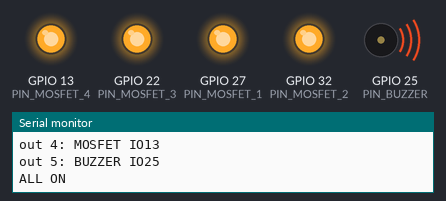
Bench run of a sketch on a simulated ESP32. Shown: output pins drawn as LEDs (lit = HIGH), buzzer (waves = sounding, pin HIGH), the last lines printed to the serial monitor.

Above: at 2.7 s.
At 7.7 s:
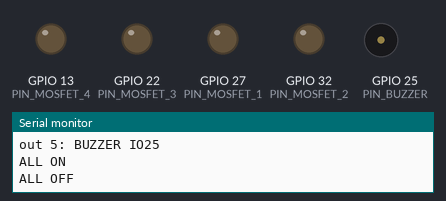
Timing chart, 0 to 13.2 s (numbered marks = the images above):
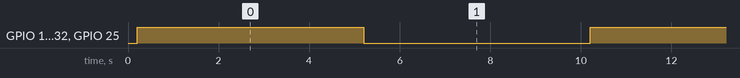

The sketch:

SDR1132-code-mosfet-test-1.ino
```cpp
/*
 * SDR1132 - MOSFET & buzzer output test (ESP32)
 *
 * Sequence: ALL outputs are switched ON together for 5 s, then
 *           ALL outputs are switched OFF together for 5 s.
 *           Repeats, unless REPEAT_CYCLE is set to 0.
 *
 * Outputs (from SDR1132-dat.md):
 *   MOSFET 1 -> IO27
 *   MOSFET 2 -> IO32
 *   MOSFET 3 -> IO22
 *   MOSFET 4 -> IO13
 *   BUZZER   -> IO25
 *
 * Outputs are driven active-HIGH (HIGH = ON).
 * Set ACTIVE_LOW to 1 if your driver stage is inverted.
 */

// ---- Output pins ----
const uint8_t PIN_MOSFET_1 = 27;
const uint8_t PIN_MOSFET_2 = 32;
const uint8_t PIN_MOSFET_3 = 22;
const uint8_t PIN_MOSFET_4 = 13;
const uint8_t PIN_BUZZER   = 25;

// 1 = outputs are active-LOW (inverted driver)
#define ACTIVE_LOW 0

// 1 = keep repeating the ON/OFF cycle, 0 = run the cycle only once
#define REPEAT_CYCLE 1

// ---- Timing (ms) ----
const unsigned long ON_TIME  = 5000; // time all outputs stay ON
const unsigned long OFF_TIME = 5000; // time all outputs stay OFF

// ---- Output table ----
const uint8_t OUT_PINS[] = {
    PIN_MOSFET_1,
    PIN_MOSFET_2,
    PIN_MOSFET_3,
    PIN_MOSFET_4,
    PIN_BUZZER,
};
const char *const OUT_NAMES[] = {
    "MOSFET IO27",
    "MOSFET IO32",
    "MOSFET IO22",
    "MOSFET IO13",
    "BUZZER IO25",
};
const uint8_t OUT_COUNT = sizeof(OUT_PINS) / sizeof(OUT_PINS[0]);

// ---- Forward declarations ----
void outputWrite(uint8_t pin, bool on);
void allOn();
void allOff();

void setup()
{
    Serial.begin(115200);
    delay(200); // let the USB serial settle

    Serial.println(F("SDR1132 MOSFET / buzzer test (all outputs together)"));

    for (uint8_t i = 0; i < OUT_COUNT; i++)
    {
        pinMode(OUT_PINS[i], OUTPUT);
        Serial.printf("out %u: %s\n", i + 1, OUT_NAMES[i]);
    }

    allOff(); // start from a known OFF state
}

void loop()
{
    // 1) All outputs ON together
    Serial.println(F("ALL ON"));
    allOn();
    delay(ON_TIME);

    // 2) All outputs OFF together
    Serial.println(F("ALL OFF"));
    allOff();
    delay(OFF_TIME);

#if !REPEAT_CYCLE
    Serial.println(F("--- single pass done, halted ---"));
    while (true)
        delay(1000);
#endif
}

// ---- Helpers ----

// Drive one output, honouring the ACTIVE_LOW setting
void outputWrite(uint8_t pin, bool on)
{
#if ACTIVE_LOW
    on = !on;
#endif
    digitalWrite(pin, on ? HIGH : LOW);
}

// Switch every output ON together
void allOn()
{
    for (uint8_t i = 0; i < OUT_COUNT; i++)
        outputWrite(OUT_PINS[i], true);
}

// Switch every output OFF together
void allOff()
{
    for (uint8_t i = 0; i < OUT_COUNT; i++)
        outputWrite(OUT_PINS[i], false);
}
```

Measured:
- by itself, GPIO 13 (PIN_MOSFET_4), GPIO 22 (PIN_MOSFET_3), GPIO 27 (PIN_MOSFET_1), GPIO 32 (PIN_MOSFET_2), GPIO 25 (PIN_BUZZER): alternates HIGH for 5.0 s and LOW for 5.0 s
